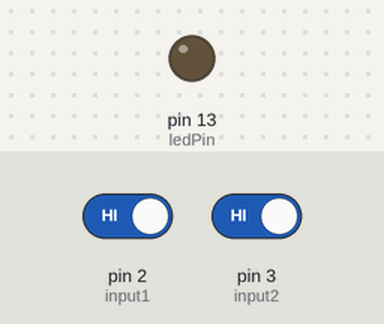
A sketch run on a simulated Arduino Uno, built with avr-gcc and run on an emulated ATmega328P. Shown: output pins drawn as LEDs (lit = HIGH). The inputs (shaded band) are chosen by the test bench; at power-on: pin 2 (input1) HIGH, pin 3 (input2) HIGH.

Above: at 1.2 s.
1.3 s: pin 2 (input1) driven LOW
At 1.9 s:
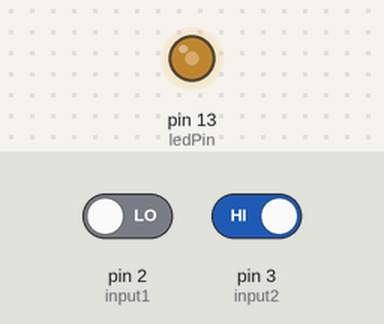
4.3 s: pin 3 (input2) driven LOW
7.3 s: pin 3 (input2) driven HIGH
10.3 s: pin 2 (input1) driven HIGH
Timing chart, 0 to 12.8 s (numbered marks = the images above; inputs shaded):
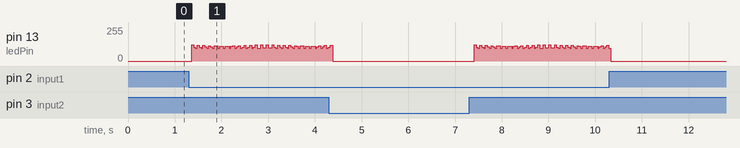

The sketch:

input1_83hz_input2_20hz.ino
```cpp
int ledPin = 13;                // Laser is connected to pin 13
int input1 = 2;              // med associates is connected to pin 2
int input2 = 3;            // med associates is connected to pin 3
int val1;                    // variable for reading the pin status
int val2;

void setup() {
 pinMode(ledPin, OUTPUT);      // Set the LED pin as output
 pinMode(input1, INPUT);    // Set the switch pin as input
 pinMode(input2, INPUT);    // Set the switch pin as input
 }

void loop(){
 val1 = digitalRead(input1);
 val2 = digitalRead(input2); // read input value and store it in val
 if (val1 == LOW) {               // check if external trigger is present
   digitalWrite(ledPin, HIGH);   // turn Laser on
   delay(5);                     // 5 ms pulse duration
   digitalWrite(ledPin, LOW);   // turn Laser off
   delay(7);                    //change this to change the frequency
 }
 if (val2 == LOW) {               // check if external trigger is present
   digitalWrite(ledPin, HIGH);   // turn Laser on
   delay(5);                     // 5 ms pulse duration
   digitalWrite(ledPin, LOW);   // turn Laser off
   delay(45);                    //change this to change the frequency
 }
}
```
